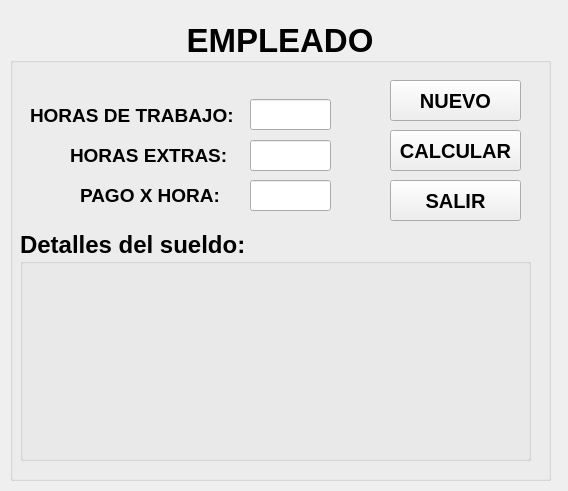
<?xml version="1.0" encoding="UTF-8"?>
<ui version="4.0">
 <class>MainWindow</class>
 <widget class="QMainWindow" name="MainWindow">
  <property name="geometry">
   <rect>
    <x>0</x>
    <y>0</y>
    <width>568</width>
    <height>491</height>
   </rect>
  </property>
  <property name="windowTitle">
   <string>SUELDO</string>
  </property>
  <widget class="QWidget" name="centralwidget">
   <widget class="QGroupBox" name="groupBox">
    <property name="geometry">
     <rect>
      <x>10</x>
      <y>20</y>
      <width>541</width>
      <height>461</height>
     </rect>
    </property>
    <property name="font">
     <font>
      <pointsize>25</pointsize>
      <weight>75</weight>
      <bold>true</bold>
     </font>
    </property>
    <property name="title">
     <string>EMPLEADO</string>
    </property>
    <property name="alignment">
     <set>Qt::AlignCenter</set>
    </property>
    <widget class="QLabel" name="label">
     <property name="geometry">
      <rect>
       <x>20</x>
       <y>80</y>
       <width>211</width>
       <height>31</height>
      </rect>
     </property>
     <property name="font">
      <font>
       <pointsize>14</pointsize>
      </font>
     </property>
     <property name="text">
      <string>HORAS DE TRABAJO:</string>
     </property>
    </widget>
    <widget class="QLabel" name="label_2">
     <property name="geometry">
      <rect>
       <x>60</x>
       <y>120</y>
       <width>161</width>
       <height>31</height>
      </rect>
     </property>
     <property name="font">
      <font>
       <pointsize>14</pointsize>
      </font>
     </property>
     <property name="text">
      <string>HORAS EXTRAS:</string>
     </property>
    </widget>
    <widget class="QLabel" name="label_3">
     <property name="geometry">
      <rect>
       <x>70</x>
       <y>160</y>
       <width>151</width>
       <height>31</height>
      </rect>
     </property>
     <property name="font">
      <font>
       <pointsize>14</pointsize>
      </font>
     </property>
     <property name="text">
      <string>PAGO X HORA:</string>
     </property>
    </widget>
    <widget class="QLineEdit" name="thoras">
     <property name="geometry">
      <rect>
       <x>240</x>
       <y>79</y>
       <width>81</width>
       <height>31</height>
      </rect>
     </property>
     <property name="font">
      <font>
       <pointsize>14</pointsize>
      </font>
     </property>
     <property name="alignment">
      <set>Qt::AlignCenter</set>
     </property>
    </widget>
    <widget class="QLineEdit" name="thorasextras">
     <property name="geometry">
      <rect>
       <x>240</x>
       <y>120</y>
       <width>81</width>
       <height>31</height>
      </rect>
     </property>
     <property name="font">
      <font>
       <pointsize>14</pointsize>
      </font>
     </property>
     <property name="alignment">
      <set>Qt::AlignCenter</set>
     </property>
    </widget>
    <widget class="QLineEdit" name="tpagohoras">
     <property name="geometry">
      <rect>
       <x>240</x>
       <y>160</y>
       <width>81</width>
       <height>31</height>
      </rect>
     </property>
     <property name="font">
      <font>
       <pointsize>14</pointsize>
      </font>
     </property>
     <property name="alignment">
      <set>Qt::AlignCenter</set>
     </property>
    </widget>
    <widget class="QPushButton" name="bnuevo">
     <property name="geometry">
      <rect>
       <x>380</x>
       <y>60</y>
       <width>131</width>
       <height>41</height>
      </rect>
     </property>
     <property name="font">
      <font>
       <pointsize>15</pointsize>
      </font>
     </property>
     <property name="text">
      <string>NUEVO</string>
     </property>
    </widget>
    <widget class="QPushButton" name="bcalcular">
     <property name="geometry">
      <rect>
       <x>380</x>
       <y>110</y>
       <width>131</width>
       <height>41</height>
      </rect>
     </property>
     <property name="font">
      <font>
       <pointsize>15</pointsize>
      </font>
     </property>
     <property name="text">
      <string>CALCULAR</string>
     </property>
    </widget>
    <widget class="QPushButton" name="bsalir">
     <property name="geometry">
      <rect>
       <x>380</x>
       <y>160</y>
       <width>131</width>
       <height>41</height>
      </rect>
     </property>
     <property name="font">
      <font>
       <pointsize>15</pointsize>
      </font>
     </property>
     <property name="text">
      <string>SALIR</string>
     </property>
    </widget>
    <widget class="QGroupBox" name="groupBox_2">
     <property name="geometry">
      <rect>
       <x>10</x>
       <y>210</y>
       <width>511</width>
       <height>231</height>
      </rect>
     </property>
     <property name="font">
      <font>
       <pointsize>18</pointsize>
      </font>
     </property>
     <property name="title">
      <string>Detalles del sueldo:</string>
     </property>
     <widget class="QLabel" name="lblarea">
      <property name="geometry">
       <rect>
        <x>10</x>
        <y>40</y>
        <width>481</width>
        <height>171</height>
       </rect>
      </property>
      <property name="font">
       <font>
        <pointsize>14</pointsize>
        <weight>75</weight>
        <italic>true</italic>
        <bold>true</bold>
       </font>
      </property>
      <property name="text">
       <string/>
      </property>
      <property name="alignment">
       <set>Qt::AlignCenter</set>
      </property>
     </widget>
    </widget>
   </widget>
  </widget>
 </widget>
 <resources/>
 <connections/>
</ui>
